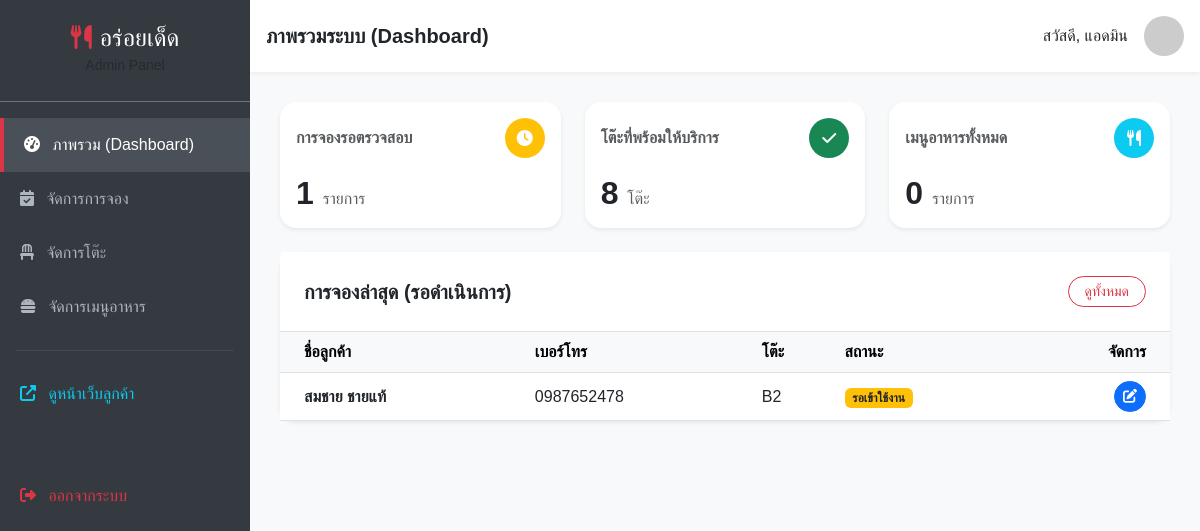
The app's page /manage/dashboard/ (signed in), older data.
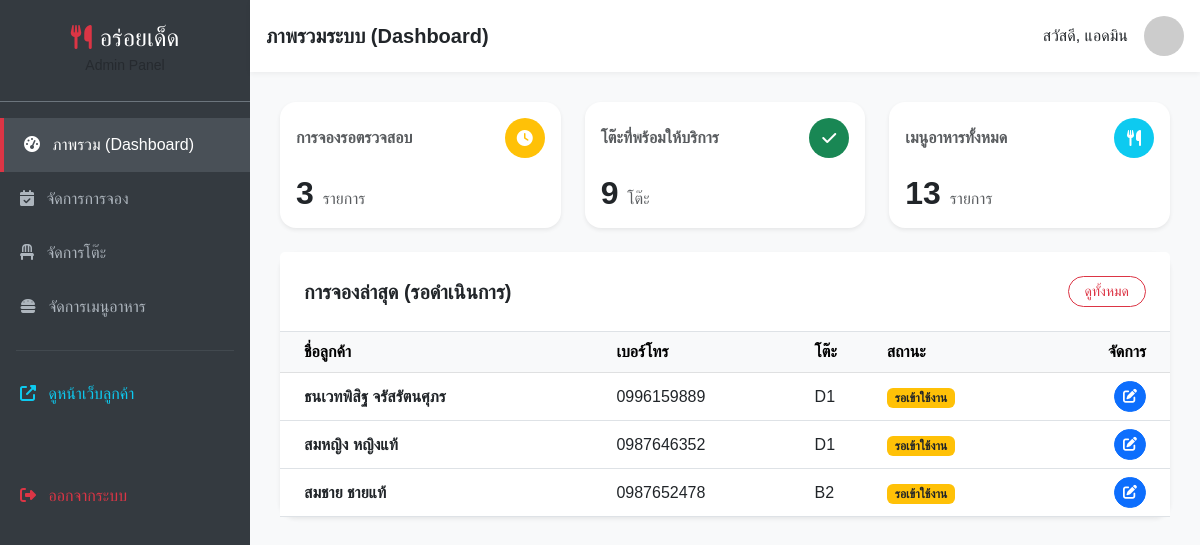
The same page, newer data.
### myapp/models.py (models this page shows, shortened)
class Booking(models.Model):
    STATUS_CHOICES = (
        ('pending', 'รอเข้าใช้งาน'),
        ('completed', 'สำเร็จ (ทานเสร็จแล้ว)'),
        ('cancelled', 'ยกเลิกการจอง'),
    )
    user = models.ForeignKey(User, on_delete=models.CASCADE, null=True, blank=True)
    table = models.ForeignKey(Table, on_delete=models.SET_NULL, null=True, blank=True, verbose_name="โต๊ะที่จอง")
    name = models.CharField(max_length=100, verbose_name="ชื่อผู้จอง")
    phone = models.CharField(max_length=15, verbose_name="เบอร์โทรศัพท์")
    date = models.DateField(verbose_name="วันที่จอง", null=True, blank=True)
    time = models.TimeField(verbose_name="เวลา", null=True, blank=True)
    guests = models.IntegerField(verbose_name="จำนวนคน", null=True, blank=True)
    status = models.CharField(max_length=20, choices=STATUS_CHOICES, default='pending', verbose_name="สถานะการจอง")
    created_at = models.DateTimeField(auto_now_add=True, verbose_name="จองเมื่อ", null=True, blank=True)

class Table(models.Model):
    STATUS_CHOICES = (
        ('available', 'ว่าง / พร้อมใช้งาน'),
        ('maintenance', 'ปรับปรุง / ซ่อมแซม'),
        ('closed', 'ปิดให้บริการ'),
    )
    number = models.CharField(max_length=10, unique=True, verbose_name="หมายเลขโต๊ะ")
    seats = models.IntegerField(verbose_name="จำนวนที่นั่ง", default=4)
    status = models.CharField(max_length=20, choices=STATUS_CHOICES, default='available', verbose_name="สถานะ")
    is_active = models.BooleanField(default=True, verbose_name="เปิดใช้งาน")

### myapp/views.py (the view)
# urls.py: path('manage/dashboard/', views.admin_dashboard, name='admin_dashboard'),
@user_passes_test(is_admin, login_url='/')
def admin_dashboard(request):
    pending_bookings = Booking.objects.count()
    available_tables = Table.objects.filter(status='available').count()
    total_menus = FoodMenu.objects.count()
    recent_bookings = Booking.objects.all().order_by('-id')[:5]
    context = {
        'pending_bookings': pending_bookings,
        'available_tables': available_tables,
        'total_menus': total_menus,
        'recent_bookings': recent_bookings
    }
    return render(request, 'admin_dashboard.html', context)

### myapp/views.py (called while the page is built)
def is_admin(user):
    return user.is_authenticated and user.is_staff

### myapp/templates/admin_dashboard.html (shortened to what this page needs)
{% extends 'admin_base.html' %}
{% block header_title %}ภาพรวมระบบ (Dashboard){% endblock %}
{% block content %}
<div class="row g-4 mb-4">
    <div class="col-md-4">
        <div class="card border-0 shadow-sm rounded-4 h-100">
            <div class="card-body">
                <div class="d-flex justify-content-between align-items-center mb-3">
                    <h6 class="text-muted fw-bold mb-0">การจองรอตรวจสอบ</h6>
                    <div class="bg-warning text-white rounded-circle p-2 d-flex align-items-center justify-content-center" style="width: 40px; height: 40px;">
                        <i class="fas fa-clock"></i>
                    </div>
                </div>
                <h2 class="fw-bold mb-0">{{ pending_bookings }} <small class="fs-6 text-muted fw-normal">รายการ</small></h2>
            </div>
        </div>
    </div>
    <div class="col-md-4">
        <div class="card border-0 shadow-sm rounded-4 h-100">
            <div class="card-body">
                <div class="d-flex justify-content-between align-items-center mb-3">
                    <h6 class="text-muted fw-bold mb-0">โต๊ะที่พร้อมให้บริการ</h6>
                    <div class="bg-success text-white rounded-circle p-2 d-flex align-items-center justify-content-center" style="width: 40px; height: 40px;">
                        <i class="fas fa-check"></i>
                    </div>
                </div>
                <h2 class="fw-bold mb-0">{{ available_tables }} <small class="fs-6 text-muted fw-normal">โต๊ะ</small></h2>
            </div>
        </div>
    </div>
    <div class="col-md-4">
        <div class="card border-0 shadow-sm rounded-4 h-100">
            <div class="card-body">
                <div class="d-flex justify-content-between align-items-center mb-3">
                    <h6 class="text-muted fw-bold mb-0">เมนูอาหารทั้งหมด</h6>
                    <div class="bg-info text-white rounded-circle p-2 d-flex align-items-center justify-content-center" style="width: 40px; height: 40px;">
                        <i class="fas fa-utensils"></i>
                    </div>
                </div>
                <h2 class="fw-bold mb-0">{{ total_menus }} <small class="fs-6 text-muted fw-normal">รายการ</small></h2>
            </div>
        </div>
    </div>
</div>
<div class="card border-0 shadow-sm rounded-4">
    <div class="card-header bg-white border-bottom p-4 d-flex justify-content-between align-items-center">
        <h5 class="mb-0 fw-bold">การจองล่าสุด (รอดำเนินการ)</h5>
        <a href="{% url 'admin_bookings' %}" class="btn btn-sm btn-outline-danger rounded-pill px-3">ดูทั้งหมด</a>
    </div>
    <div class="card-body p-0">
        <div class="table-responsive">
            <table class="table table-hover align-middle mb-0">
                <thead class="table-light">
                    <tr>
                        <th class="ps-4">ชื่อลูกค้า</th>
                        <th>เบอร์โทร</th>
                        <th>โต๊ะ</th>
                        <th>สถานะ</th>
                        <th class="text-end pe-4">จัดการ</th>
                    </tr>
                </thead>
                <tbody>
                    {% for booking in recent_bookings %}
                    <tr>
                        <td class="ps-4 fw-bold">{{ booking.name }}</td>
                        <td>{{ booking.phone }}</td>
                        <td>{{ booking.table.number|default:"ยังไม่ระบุ" }}</td>
                        <td><span class="badge bg-warning text-dark">รอเข้าใช้งาน</span></td>
                        <td class="text-end pe-4">
                            <a href="#" class="btn btn-sm btn-primary rounded-pill"><i class="fas fa-edit"></i></a>
                        </td>
                    </tr>
                    {% empty %}
                    <tr>
                        <td colspan="5" class="text-center py-4 text-muted">ไม่มีการจองที่รอตรวจสอบ</td>
                    </tr>
                    {% endfor %}
                </tbody>
            </table>
        </div>
    </div>
</div>
{% endblock %}

Row changes from the older to the newer data that the page shows:
added Booking: name "ธนเวทพิสิฐ จรัสรัตนศุภร", phone "0996159889", table.number "D1"
added Booking: name "สมหญิง หญิงแท้", phone "0987646352", table.number "D1"
Text that changed along with them:
{{ pending_bookings }}: "1" → "3"
{{ available_tables }}: "8" → "9"
{{ total_menus }}: "0" → "13"
